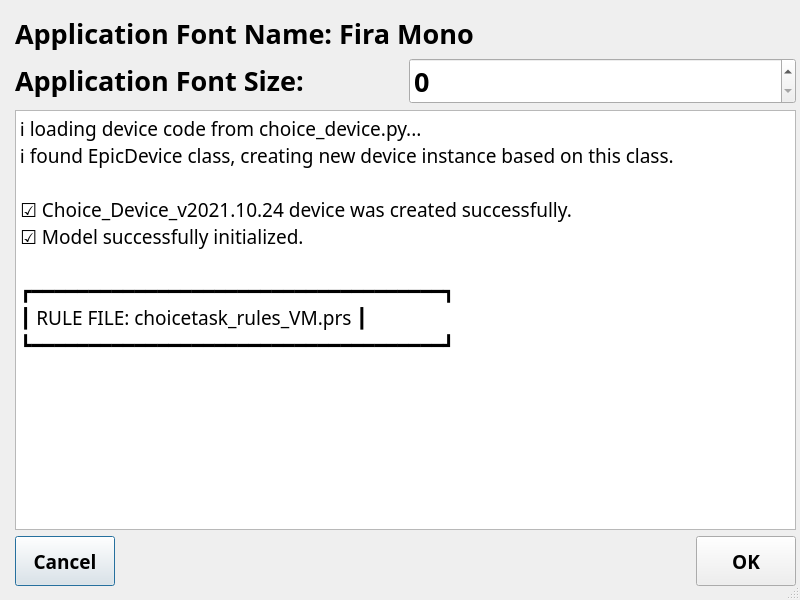
<?xml version="1.0" encoding="UTF-8"?>
<ui version="4.0">
 <class>DialogFontSize</class>
 <widget class="QDialog" name="DialogFontSize">
  <property name="windowModality">
   <enum>Qt::WindowModal</enum>
  </property>
  <property name="geometry">
   <rect>
    <x>0</x>
    <y>0</y>
    <width>800</width>
    <height>600</height>
   </rect>
  </property>
  <property name="minimumSize">
   <size>
    <width>640</width>
    <height>480</height>
   </size>
  </property>
  <property name="maximumSize">
   <size>
    <width>2000</width>
    <height>2000</height>
   </size>
  </property>
  <property name="font">
   <font>
    <family>Fira Mono</family>
    <pointsize>14</pointsize>
   </font>
  </property>
  <property name="windowTitle">
   <string>Font Size Dialog</string>
  </property>
  <property name="sizeGripEnabled">
   <bool>true</bool>
  </property>
  <widget class="QWidget" name="layoutWidget">
   <property name="geometry">
    <rect>
     <x>10</x>
     <y>10</y>
     <width>791</width>
     <height>581</height>
    </rect>
   </property>
   <layout class="QVBoxLayout" name="verticalLayout">
    <property name="leftMargin">
     <number>5</number>
    </property>
    <property name="topMargin">
     <number>5</number>
    </property>
    <property name="rightMargin">
     <number>5</number>
    </property>
    <property name="bottomMargin">
     <number>5</number>
    </property>
    <item>
     <widget class="QLabel" name="label_3">
      <property name="font">
       <font>
        <family>Fira Mono</family>
        <pointsize>14</pointsize>
       </font>
      </property>
      <property name="text">
       <string>&lt;html&gt;&lt;head/&gt;&lt;body&gt;&lt;p&gt;&lt;span style=&quot; font-size:20pt; font-weight:600;&quot;&gt;Application Font Name: Fira Mono&lt;/span&gt;&lt;/p&gt;&lt;/body&gt;&lt;/html&gt;</string>
      </property>
     </widget>
    </item>
    <item>
     <layout class="QHBoxLayout" name="horizontalLayout_3">
      <item>
       <widget class="QLabel" name="label_4">
        <property name="font">
         <font>
          <family>Fira Mono</family>
          <pointsize>14</pointsize>
         </font>
        </property>
        <property name="text">
         <string>&lt;html&gt;&lt;head/&gt;&lt;body&gt;&lt;p&gt;&lt;span style=&quot; font-size:20pt; font-weight:600;&quot;&gt;Application Font Size:&lt;/span&gt;&lt;/p&gt;&lt;/body&gt;&lt;/html&gt;</string>
        </property>
       </widget>
      </item>
      <item>
       <widget class="QSpinBox" name="spinBoxFontSize">
        <property name="font">
         <font>
          <family>Fira Mono</family>
          <pointsize>20</pointsize>
          <bold>true</bold>
         </font>
        </property>
       </widget>
      </item>
     </layout>
    </item>
    <item>
     <widget class="CachedPlainTextEdit" name="plainTextEditFontSample">
      <property name="font">
       <font>
        <family>Fira Mono</family>
        <pointsize>14</pointsize>
        <bold>false</bold>
       </font>
      </property>
      <property name="documentTitle">
       <string/>
      </property>
      <property name="readOnly">
       <bool>true</bool>
      </property>
      <property name="plainText">
       <string>ℹ loading device code from choice_device.py...
ℹ found EpicDevice class, creating new device instance based on this class.

☑ Choice_Device_v2021.10.24 device was created successfully.
☑ Model successfully initialized.

┏━━━━━━━━━━━━━━━━━━━━━━━━━━━━━━━━━━━━┓
┃ RULE FILE: choicetask_rules_VM.prs ┃
┗━━━━━━━━━━━━━━━━━━━━━━━━━━━━━━━━━━━━┛
</string>
      </property>
      <property name="centerOnScroll">
       <bool>false</bool>
      </property>
     </widget>
    </item>
    <item>
     <layout class="QHBoxLayout" name="horizontalLayout_4">
      <item>
       <widget class="QPushButton" name="pushButtonCancel">
        <property name="minimumSize">
         <size>
          <width>100</width>
          <height>50</height>
         </size>
        </property>
        <property name="font">
         <font>
          <family>Fira Mono</family>
          <pointsize>14</pointsize>
          <bold>true</bold>
         </font>
        </property>
        <property name="text">
         <string>Cancel</string>
        </property>
       </widget>
      </item>
      <item>
       <spacer name="horizontalSpacer">
        <property name="orientation">
         <enum>Qt::Horizontal</enum>
        </property>
        <property name="sizeHint" stdset="0">
         <size>
          <width>308</width>
          <height>20</height>
         </size>
        </property>
       </spacer>
      </item>
      <item>
       <widget class="QPushButton" name="pushButtonOK">
        <property name="minimumSize">
         <size>
          <width>100</width>
          <height>50</height>
         </size>
        </property>
        <property name="font">
         <font>
          <family>Fira Mono</family>
          <pointsize>14</pointsize>
          <bold>true</bold>
         </font>
        </property>
        <property name="text">
         <string>OK</string>
        </property>
       </widget>
      </item>
     </layout>
    </item>
   </layout>
  </widget>
 </widget>
 <customwidgets>
  <customwidget>
   <class>CachedPlainTextEdit</class>
   <extends>QPlainTextEdit</extends>
   <header location="global">cachedplaintextedit.h</header>
  </customwidget>
 </customwidgets>
 <resources/>
 <connections/>
</ui>
